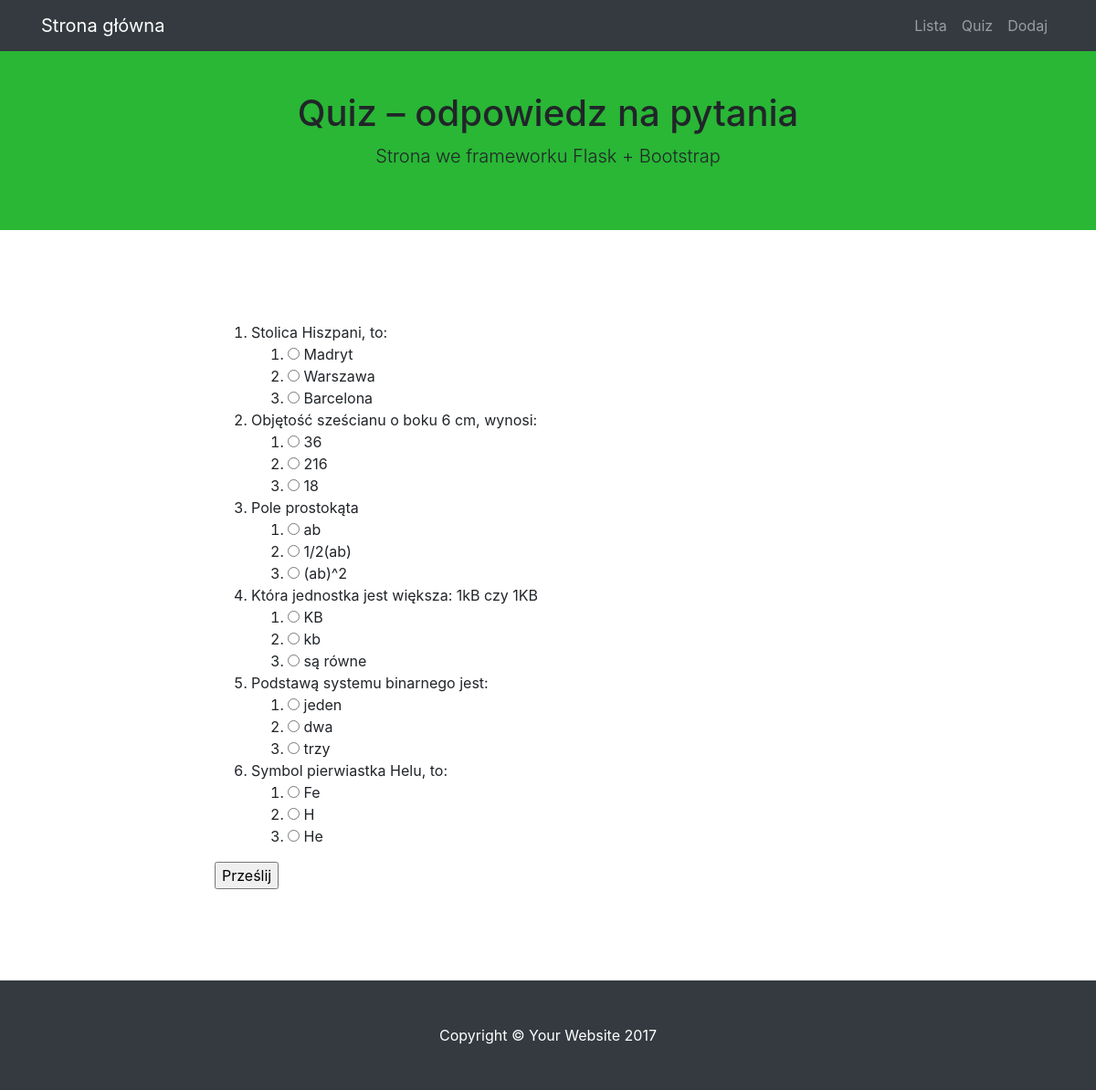
The page /quiz on the database as committed earlier.
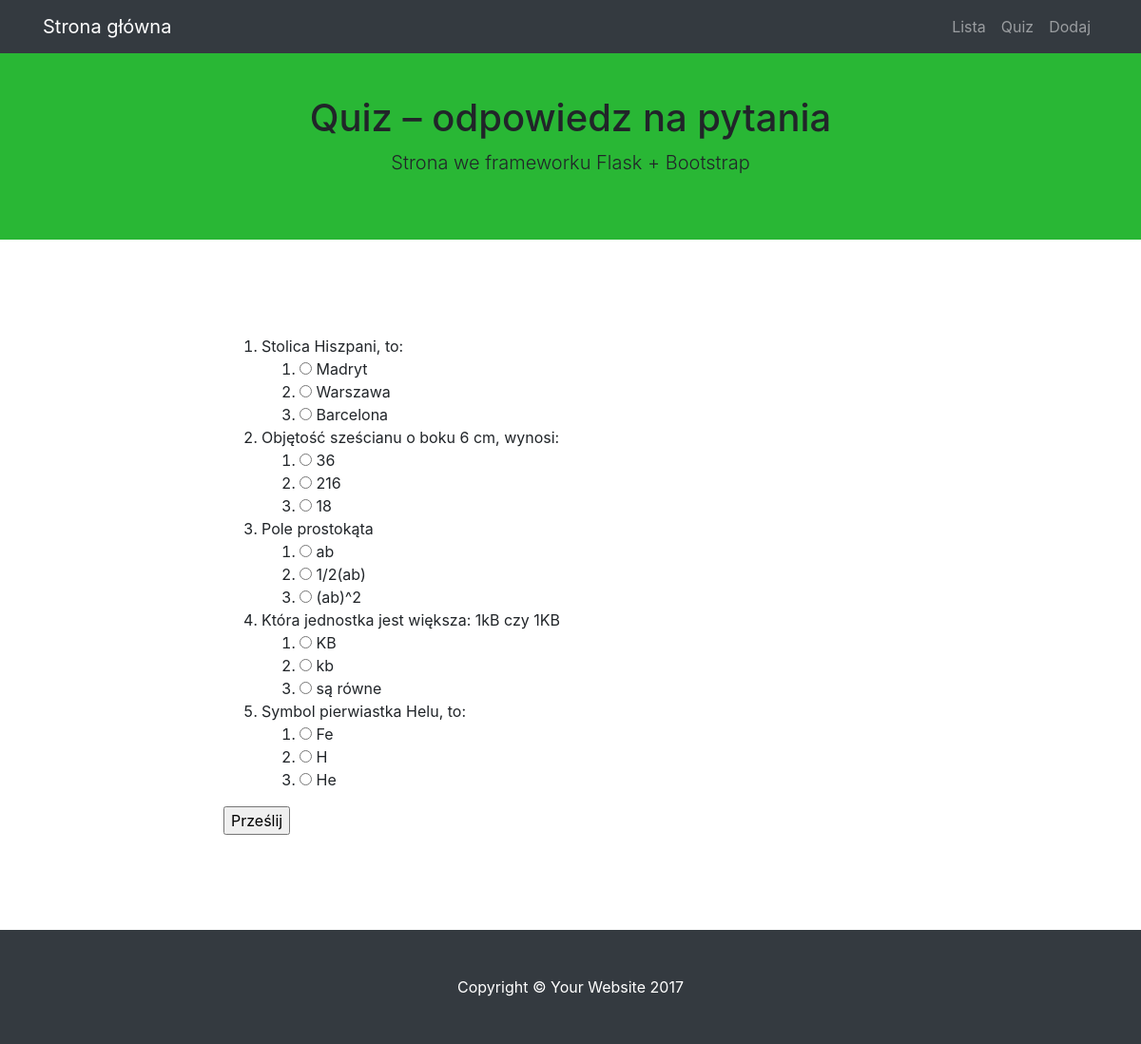
The same page on the database as committed later.
### modele.py (models this page shows)
class BazaModel(Model):
    class Meta:
        database = baza

class Pytanie(BazaModel):
    pytanie = CharField(null=False)
    kategoria = ForeignKeyField(Kategoria, related_name='pytania')

class Odpowiedz(BazaModel):
    odpowiedz = CharField(null=False)
    pytanie = ForeignKeyField(Pytanie, related_name='odpowiedzi')
    odpok = IntegerField(default=0)

### views.py (the view, shortened to what this page needs)
@app.route("/quiz", methods=['GET', 'POST'])
def quiz():
    print(request.form)
    pytania = Pytanie().select().join(Odpowiedz).distinct()
    return render_template('quiz.html', pytania=pytania)

### quiz.py (called while the page is built)
@app.before_request
def before_request():
    g.db = baza
    g.db.connect()

@app.after_request
def after_request(response):
    g.db.close()
    return response

### templates/quiz.html (shortened to what this page needs)
{% extends "szablon.html" %}
{% block h1 %}Quiz – odpowiedz na pytania{% endblock %}
{% block tresc %}
    <form method="POST">
    <ol>
    {% for p in pytania %}
        <li>{{ p.pytanie }}
            <ol class="odpowiedzi">
            {% for o in p.odpowiedzi %}
                <li>
                    <input type="radio" value="{{ o.id }}" name="{{ p.id }}">
                    {{ o.odpowiedz }}</li>
            {% endfor %}
            </ol>
        </li>
    {% endfor %}
    </ol>
    <input type="submit" value="Prześlij">
    </form>
{% endblock %}

### templates/szablon.html (shortened to what this page needs)
<!DOCTYPE html>
<html lang="pl">
  <head>
    <link href="{{ url_for('static', filename='vendor/bootstrap/css/bootstrap.min.css') }}" rel="stylesheet">
    <link href="{{ url_for('static', filename='css/scrolling-nav.css') }}" rel="stylesheet">
  </head>
  <body id="page-top">
    <nav class="navbar navbar-expand-lg navbar-dark bg-dark fixed-top" id="mainNav">
      <div class="container">
        <a class="navbar-brand js-scroll-trigger" href="{{ url_for('hello') }}">Strona główna</a>
        <div class="collapse navbar-collapse" id="navbarResponsive">
          <ul class="navbar-nav ml-auto">
            <li class="nav-item">
              <a class="nav-link js-scroll-trigger" href="{{ url_for('lista') }}">Lista</a>
            </li>
            <li class="nav-item">
              <a class="nav-link js-scroll-trigger" href="{{ url_for('quiz') }}">Quiz</a>
            </li>
            <li class="nav-item">
              <a class="nav-link js-scroll-trigger" href="{{ url_for('dodaj') }}">Dodaj</a>
            </li>
          </ul>
        </div>
      </div>
    </nav>
    <header class="bg-mojkolor">
      <div class="container text-center">
        <h1>{% block h1 %}{% endblock %}</h1>
        <p class="lead">Strona we frameworku Flask + Bootstrap</p>
      </div>
    </header>
    <section id="tresc">
      <div class="container">
        <div class="row">
          <div class="col-lg-8 mx-auto">
            {% block tresc %}{% endblock %}
          </div>
        </div>
      </div>
    </section>
    <footer class="py-5 bg-dark">
      <div class="container">
        <p class="m-0 text-center text-white">Copyright &copy; Your Website 2017</p>
      </div>
    </footer>
  </body>
</html>

### static/css/scrolling-nav.css (style rules this page uses)
header { padding: 100px 0 50px; }
@media (min-width: 992px) { header { padding: 100px 0 50px; } }
section { padding: 100px 0; }
.bg-mojkolor { background-color: #29B735; }

Rows that differ between the two databases and show on the page:
removed Pytanie: pytanie "Podstawą systemu binarnego jest:"
removed Odpowiedz: odpowiedz "jeden", shown under "Podstawą systemu binarnego jest:"
removed Odpowiedz: odpowiedz "dwa", shown under "Podstawą systemu binarnego jest:"
removed Odpowiedz: odpowiedz "trzy", shown under "Podstawą systemu binarnego jest:"
